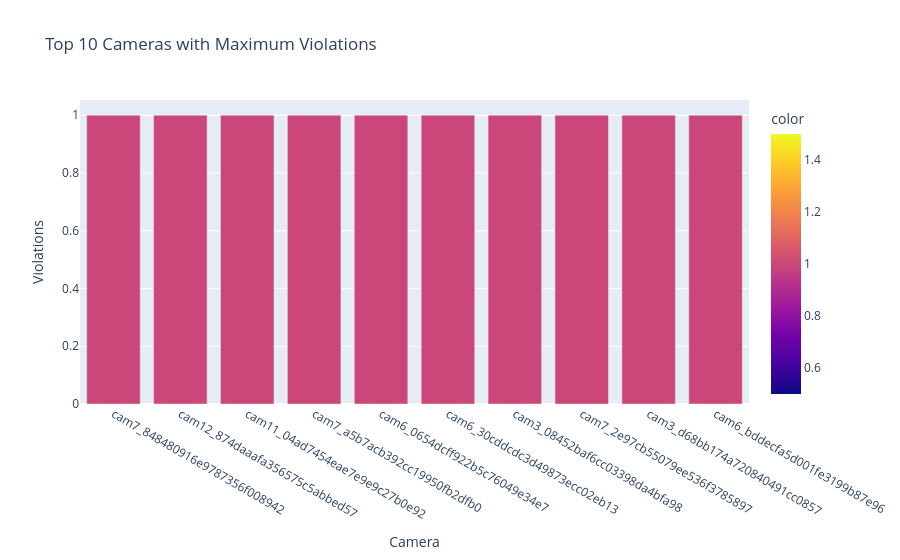

The cell this chart's notebook holds for it:
### Code cell
fig = px.bar(
    x=camera_counts.index,
    y=camera_counts.values,
    title="Top 10 Cameras with Maximum Violations",
    labels={
        'x':'Camera',
        'y':'Violations'
    },
    color=camera_counts.values
)

fig.show()

### Figure 1 — Plotly figure (JSON) as saved in the notebook; plotly's stock layout.template omitted (floating-point values rounded to 4 significant figures)
{"data": [{"alignmentgroup": "True", "hovertemplate": "Camera=%{x}<br>Violations=%{y}<br>color=%{marker.color}<extra></extra>", "legendgroup": "", "marker": {"color": [1, 1, 1, 1, 1, 1, 1, 1, 1, 1], "coloraxis": "coloraxis", "pattern": {"shape": ""}}, "name": "", "offsetgroup": "", "orientation": "v", "showlegend": false, "textposition": "auto", "type": "bar", "x": ["cam7_848480916e9787356f008942", "cam12_874daaafa356575c5abbed57", "cam11_04ad7454eae7e9e9c27b0e92", "cam7_a5b7acb392cc19950fb2dfb0", "cam6_0654dcff922b5c76049e34e7", "cam6_30cddcdc3d49873ecc02eb13", "cam3_08452baf6cc03398da4bfa98", "cam7_2e97cb55079ee536f3785897", "cam3_d68bb174a720840491cc0857", "cam6_bddecfa5d001fe3199b87e96"], "xaxis": "x", "y": [1, 1, 1, 1, 1, 1, 1, 1, 1, 1], "yaxis": "y"}], "layout": {"autosize": true, "barmode": "relative", "coloraxis": {"colorbar": {"title": {"text": "color"}}, "colorscale": [[0, "#0d0887"], [0.1111, "#46039f"], [0.2222, "#7201a8"], [0.3333, "#9c179e"], [0.4444, "#bd3786"], [0.5556, "#d8576b"], [0.6667, "#ed7953"], [0.7778, "#fb9f3a"], [0.8889, "#fdca26"], [1, "#f0f921"]]}, "legend": {"tracegroupgap": 0}, "title": {"text": "Top 10 Cameras with Maximum Violations"}, "xaxis": {"anchor": "y", "autorange": true, "domain": [0, 1], "range": [-0.5, 9.5], "title": {"text": "Camera"}, "type": "category"}, "yaxis": {"anchor": "x", "autorange": true, "domain": [0, 1], "range": [0, 1.053], "title": {"text": "Violations"}, "type": "linear"}}}
